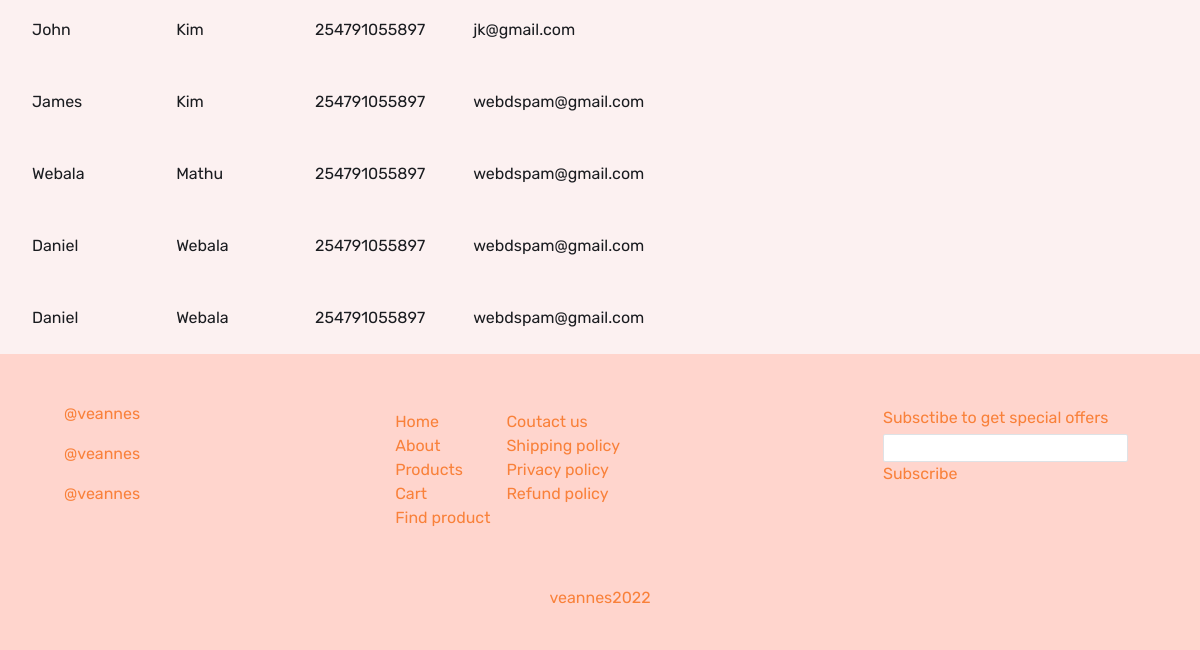
Before: /dashboard/customers (lower part) with the older database file.
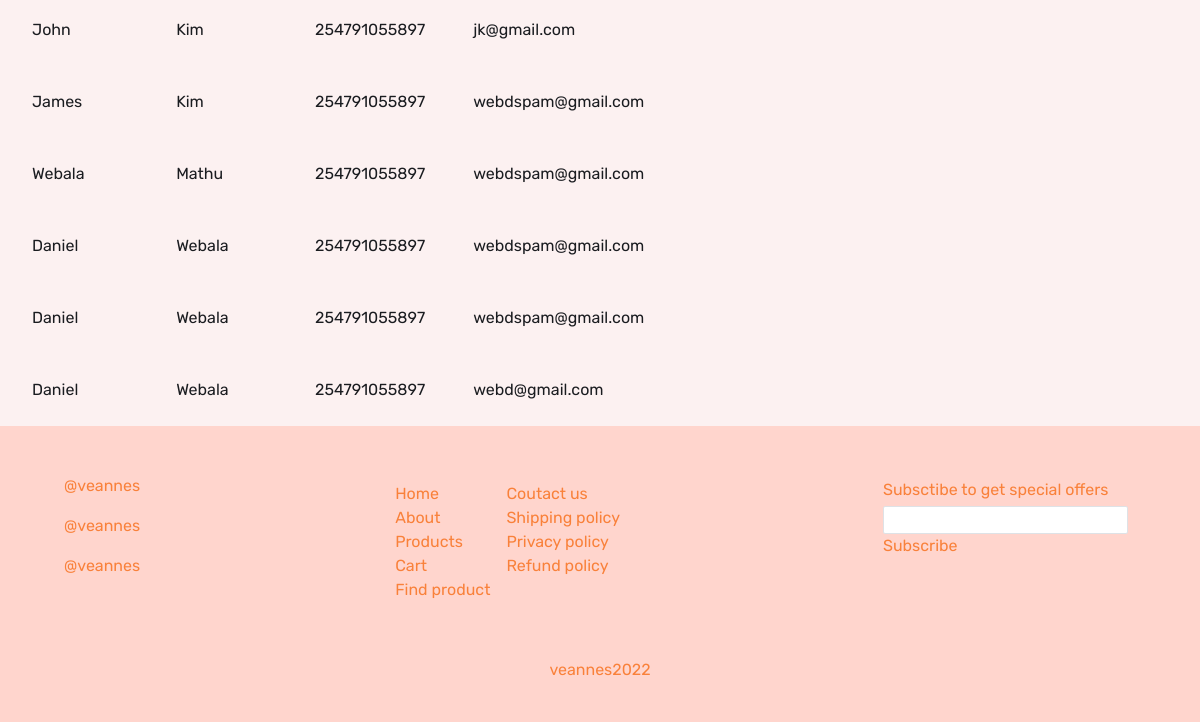
After: the same page with the newer database file.
### shop/models.py (models this page shows, shortened)
class Customer(models.Model):
    first_name = models.CharField(max_length=20)
    last_name = models.CharField(max_length=20)
    email = models.EmailField()
    phone = models.CharField(max_length=12)

### dashboard/views.py (the view)
# urls.py: path('customers', CustomersView.as_view(), name='customers'),
class CustomersView(ListView):
    model = Customer
    template_name = 'dash/customers.html'
    fields = ['first_name', 'last_name', 'phone', 'email']
    context_object_name: str = 'customers'

### dashboard/templates/dash/customers.html (shortened to what this page needs)
{% extends 'base.html' %}
{% block content %}
<div class="customers flex flex-col px-2">
    <div class="flex flex-col items-start mt-20">
        <div class="mt-20">
            <table class="table-auto">
                <tbody>
                    {% for customer in customers %}
                    <tr>
                        <td class="py-4 px-6 ">
                            {{customer.first_name}}
                        </td>
                        <td class="py-4 px-6 ">
                            {{customer.last_name}}
                        </td>
                        <td class="py-4 px-6 ">
                            {{customer.phone}}
                        </td>
                        <td class="py-4 px-6 ">
                            {{customer.email}}
                        </td>
                        <td class="py-4 px-6 ">
                        </td>
                    </tr>
                    {% endfor %}
                </tbody>
            </table>
        </div>
    </div>
</div>
{% endblock %}

Changed rows visible on the page:
added Customer: first_name "Daniel", last_name "Webala", phone "254791055897", email "webd@gmail.com"
